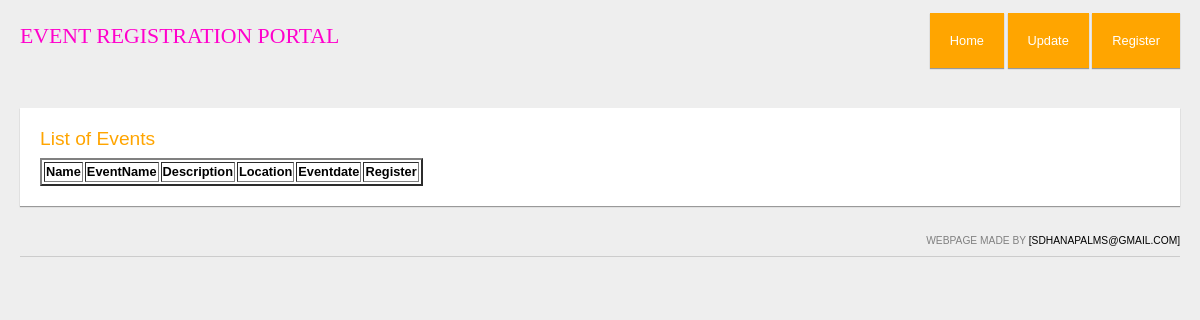
Before: / with the older database file.
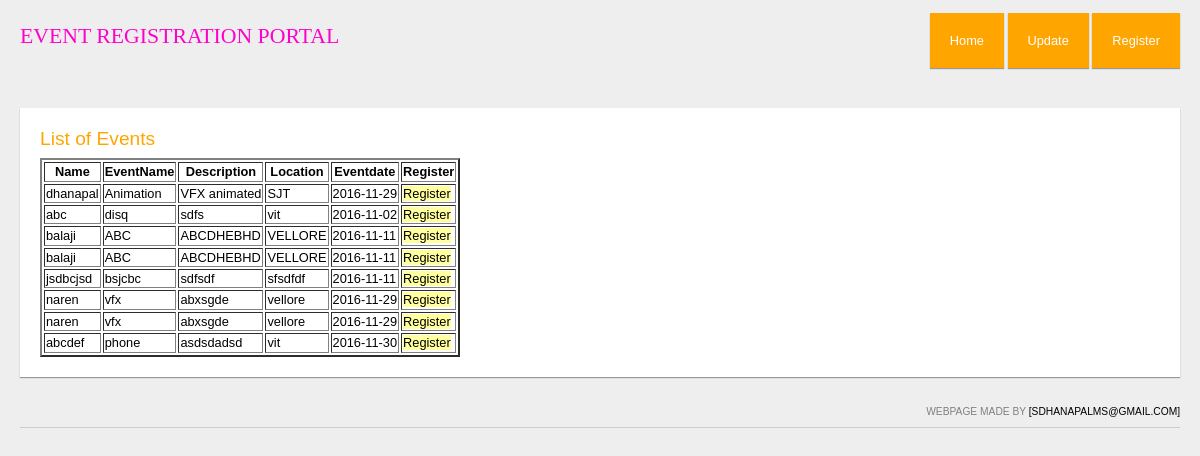
After: the same page with the newer database file.
### tables this page shows
CREATE TABLE IF NOT EXISTS `registered_users` (
  `name` varchar(25) NOT NULL,
  `eventname` varchar(50) NOT NULL,
  `description` varchar(255) NOT NULL,
  `location` varchar(50) NOT NULL,
  `eventdate` date NOT NULL,
  `email` varchar(40) NOT NULL
);

### index.php (the view, shortened to what this page needs)
<!DOCTYPE html>
<html>
<head>
	<link rel="stylesheet" href="style.css" type="text/css" />
</head>
<body>
	<div id="page">
		<div id="logo">
			<h1><a href="/" id="logoLink" ><font color="FF00CC">EVENT REGISTRATION PORTAL</font></a></h1>
		</div>
		<div id="nav">
			<ul>
				<li><a href="#/home.html">Home</a></li>
				<li><a href="modify.php">Update</a></li>
				<li><a href="register.php">Register</a></li>
			</ul>
		</div>
		<div id="content">
			<h2>List of Events</h2>
					<table border="2">
   <tr>
      <th>Name</th>
      <th>EventName</th>
      <th>Description</th>
      <th>Location</th>
      <th>Eventdate</th>
	  <th> Register</th>
    </tr>
			<?php
			            $dbhost = 'localhost';
            $dbuser = 'root';
            $dbpass = '';
            $conn = mysql_connect($dbhost, $dbuser, $dbpass);
			$sql="SELECT name,eventname,description,location,eventdate FROM registered_users";
			$result=mysql_query($sql,$conn);
    while ($array = mysql_fetch_array($result))
    {
        print "<tr> <td>";
        echo $array['name'];
        print "</td> <td>";
        echo $array['eventname'];
        print "</td> <td>";
        echo $array['description'];
        print "</td> <td>";
        echo $array['location'];
        print "</td> <td>";
        echo $array['eventdate'];
        print "</td> <td>";
		$x=$array['eventname'];
	   echo "<a href='register.php?val=$x' style='background-color:#ffffa0'>Register</a>";
		echo "</tr>";
    }
?>
</table>
		</div>
		<div id="footer">
			<p>
				Webpage made by <a href="/" target="_blank">[sdhanapalms@gmail.com]</a>
			</p>
		</div>
	</div>
</body>
</html>

### style.css (style rules this page uses)
p { line-height: 1em; }
h1, h2, h3, h4 { color: orange; font-weight: normal; line-height: 1.1em; margin: 0 0 .5em 0; }
h1 { font-size: 1.7em; }
h2 { font-size: 1.5em; }
a { color: black; text-decoration: none; }
body { font-family: arial; font-size: 80%; line-height: 1.2em; width: 100%; margin: 0; background: #eee; }
#page { margin: 20px; }
#logo { width: 35%; margin-top: 5px; font-family: georgia; display: inline-block; }
#nav { width: 60%; display: inline-block; text-align: right; float: right; }
#nav ul li { display: inline-block; height: 62px; }
#nav ul li a { padding: 20px; background: orange; color: white; }
#content { margin: 30px 0; background: white; padding: 20px; clear: both; }
#footer { border-bottom: 1px #ccc solid; margin-bottom: 10px; }
#footer p { text-align: right; text-transform: uppercase; font-size: 80%; color: grey; }
#content, ul li a { box-shadow: 0px 1px 1px #999; }

Changed rows visible on the page:
added registered_users: name "dhanapal", eventname "Animation", description "VFX animated", location "SJT", eventdate "2016-11-29"
added registered_users: name "abc", eventname "disq", description "sdfs", location "vit", eventdate "2016-11-02"
added registered_users: name "balaji", eventname "ABC", description "ABCDHEBHD", location "VELLORE", eventdate "2016-11-11"
added registered_users: name "balaji", eventname "ABC", description "ABCDHEBHD", location "VELLORE", eventdate "2016-11-11"
added registered_users: name "jsdbcjsd", eventname "bsjcbc", description "sdfsdf", location "sfsdfdf", eventdate "2016-11-11"
added registered_users: name "naren", eventname "vfx", description "abxsgde", location "vellore", eventdate "2016-11-29"
added registered_users: name "naren", eventname "vfx", description "abxsgde", location "vellore", eventdate "2016-11-29"
added registered_users: name "abcdef", eventname "phone", description "asdsdadsd", location "vit", eventdate "2016-11-30"
